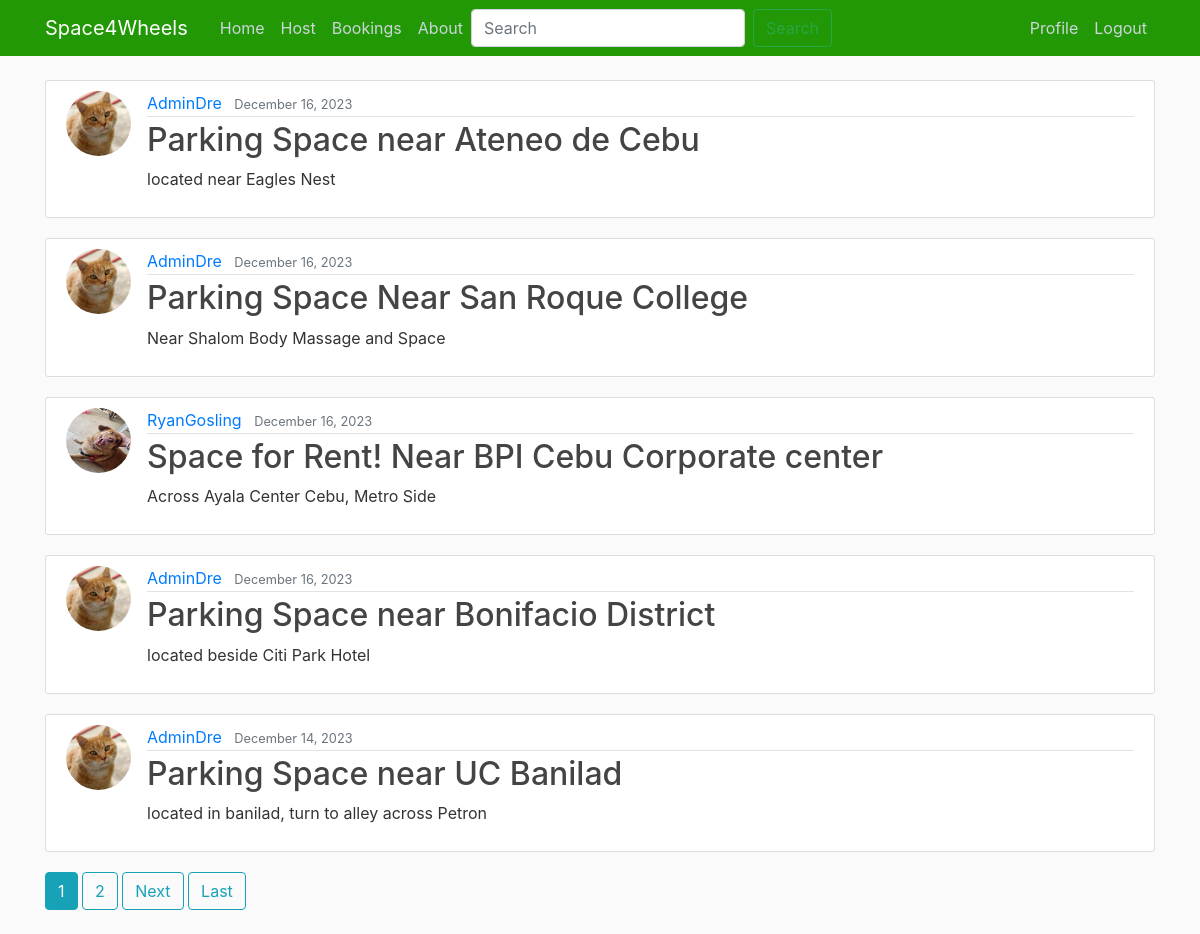
The app's page / (signed in) with its own data.
### Space4Wheels/models.py (models this page shows)
class Post(models.Model):
    PRICE_RATES = [
        ('day', 'Per Day'),
        ('week', 'Per Week'),
        ('month', 'Per Month'),
    ]
    CAR_SPACE_TYPES = [
        ('Driveway', 'Driveway'),
        ('Garage', 'Garage'),
        ('Open Lot', 'Open Lot'),
    ]
    STATUS_TYPES = [
        ('available', 'Available'),
        ('unavailable', 'Unavailable')
    ]
    title = models.CharField(max_length=100)
    content = models.TextField()
    country = models.CharField(max_length=100)
    city = models.CharField(max_length=100)
    address = models.CharField(max_length=255)
    price = models.DecimalField(max_digits=10, decimal_places=2)
    price_rate = models.CharField(max_length=20, choices=PRICE_RATES)  # per day, per week, per month
    car_space_pics = models.ImageField(upload_to='car_space_pics')
    car_space_type = models.CharField(max_length=20, choices=CAR_SPACE_TYPES)
    map_image = models.TextField()
    additional_notes = models.TextField(blank=True, null=True)  # Optional
    status = models.CharField(max_length=20, default='available', choices=STATUS_TYPES)  # available/booked
    date_posted = models.DateTimeField(default=timezone.now)
    date_updated = models.DateTimeField(default=timezone.now)
    author = models.ForeignKey(User, on_delete=models.CASCADE)
    rating_rating = models.FloatField(default=0)

### users/models.py (models this page shows, shortened)
class Profile(models.Model):
    user = models.OneToOneField(User, on_delete=models.CASCADE)
    image = models.ImageField(default='default.jpg', upload_to='profile_pics')
    contact_number = PhoneNumberField(blank=True, null=True)

### Space4Wheels/views.py (the view)
# urls.py: path('', PostListView.as_view(), name='Space4Wheels-home'),
class PostListView(ListView):
    model = Post
    template_name = 'Space4Wheels/home.html' # app>/<model>_<viewtype.html>
    context_object_name = 'posts'
    paginate_by = 5
    def get_queryset(self):
        queryset = Post.objects.filter(status='available')
        queryset = queryset.order_by('-date_posted')
        return queryset
    def get_context_data(self, **kwargs):
        context = super().get_context_data(**kwargs)
        context['author_username'] = self.request.GET.get('author_username', '')
        return context

### Space4Wheels/templates/Space4Wheels/home.html (shortened to what this page needs)
{% extends "Space4Wheels/base.html" %}
{% block content %}
    {% for post in posts %}
        <article class="media content-section">
          <img class="rounded-circle article-img" src="{{ post.author.profile.image.url }}">
          <div class="media-body">
            <div class="article-metadata">
              <a class="mr-2" href="{% url 'author-profile' %}?author_username={{ post.author.username }}">{{ post.author }}</a>
              <small class="text-muted">{{ post.date_posted|date:"F d, Y" }}</small>
            </div>
            <h2><a class="article-title" href="{% url 'post-detail' post.id %}">{{ post.title }}</a></h2>
            <p class="article-content">{{ post.content }}</p>
          </div>
        </article>
    {% endfor %}
    {% if is_paginated %}
      {% for num in page_obj.paginator.page_range %}
        {% if page_obj.number == num %}
          <a class="btn btn-info mb-4" href="?page={{ num }}">{{ num }}</a>
        {% elif num > page_obj.number|add:'-3' and num < page_obj.number|add:'3' %}
          <a class="btn btn-outline-info mb-4" href="?page={{ num }}">{{ num }}</a>
        {% endif %}
      {% endfor %}
      {% if page_obj.has_next %}
        <a class="btn btn-outline-info mb-4" href="?page={{ page_obj.next_page_number }}">Next</a>
        <a class="btn btn-outline-info mb-4" href="?page={{ page_obj.paginator.num_pages }}">Last</a>
      {% endif %}
    {% endif %}
{% endblock content %}

### Space4Wheels/static/Space4Wheels/main.css (style rules this page uses)
body { background: #fafafa; color: #333333; margin-top: 5rem; }
h1, h2, h3, h4, h5, h6 { color: #444444; }
.content-section { background: #ffffff; padding: 10px 20px; border: 1px solid #dddddd; border-radius: 3px; margin-bottom: 20px; }
.article-title { color: #444444; }
.article-content { white-space: pre-line; }
.article-img { height: 65px; width: 65px; margin-right: 16px; }
.article-metadata { padding-bottom: 1px; margin-bottom: 4px; border-bottom: 1px solid #e3e3e3 }

### records on screen
Post: author.profile.image (picture), author "AdminDre", date_posted "December 16, 2023", title "Parking Space near Ateneo de Cebu", content "located near Eagles Nest"
Post: author.profile.image (picture), author "AdminDre", date_posted "December 16, 2023", title "Parking Space Near San Roque College", content "Near Shalom Body Massage and Space"
Post: author.profile.image (placeholder picture), author "RyanGosling", date_posted "December 16, 2023", title "Space for Rent! Near BPI Cebu Corporate center", content "Across Ayala Center Cebu, Metro Side"
Post: author.profile.image (picture), author "AdminDre", date_posted "December 16, 2023", title "Parking Space near Bonifacio District", content "located beside Citi Park Hotel"
Post: author.profile.image (picture), author "AdminDre", date_posted "December 14, 2023", title "Parking Space near UC Banilad", content "located in banilad, turn to alley across Petron"

### other values on screen
{{ num }} "1"
{{ num }} "2"
